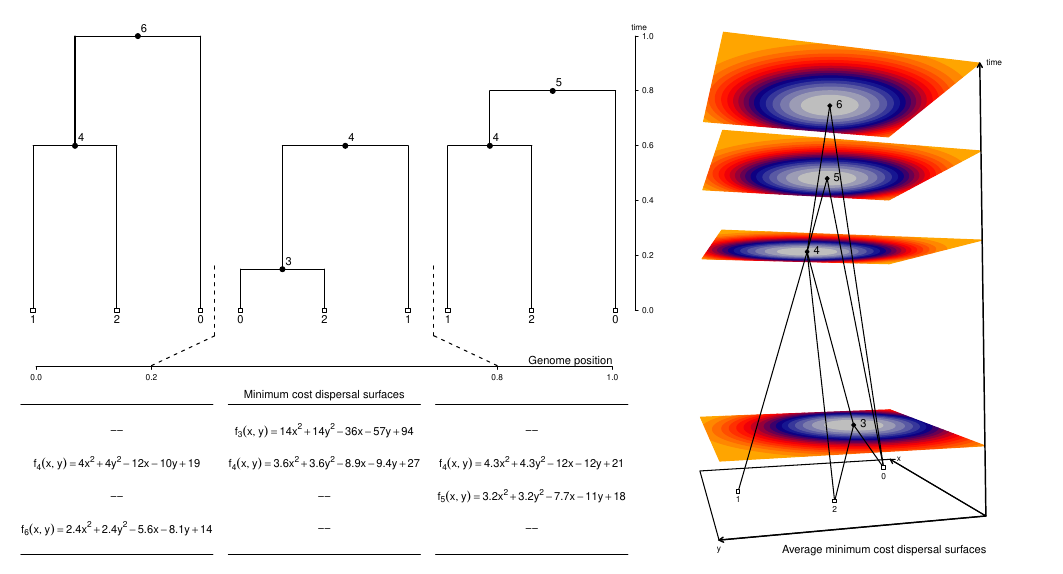

Write R code to recreate this figure.
library(sf)
library(stars)

stem.cost = function(node, x, y, parent, time, node_cost, stem_cost) {
    u = node + 1
    if (parent[u] == -1) return (stem_cost)
    b = time[parent[u]+1] - time[u]
    num_children = length(which(parent == node))
    if (num_children > 0)
    {
        p1 = node_cost[u, 1] / (b*node_cost[u, 1] + 1)
        p2 = node_cost[u, 2] / (b*node_cost[u, 2] + 1)
        p3 = node_cost[u, 3] / (b*node_cost[u, 1] + 1)
        p4 = node_cost[u, 4] / (b*node_cost[u, 2] + 1)
        p5 = node_cost[u, 5] - 
            ((node_cost[u, 3])^2 / (4*(node_cost[u, 1]+ 1/b))) -
            ((node_cost[u, 4])^2 / (4*(node_cost[u, 2]+ 1/b)))
    }
    else
    {
        p1 = 1 / b
        p2 = 1 / b
        p3 = -(2*x[u]) / b
        p4 = -(2*y[u]) / b
        p5 = (x[u]^2 + y[u]^2) / b
    }
    stem_cost[u,] = c(p1,p2,p3,p4,p5)
    return (stem_cost)
}

node.cost = function(node, x, y, parent, time, node_cost, stem_cost) {
    u = node + 1
    children = which(parent == node)
    num_children = length(children)
    if (num_children == 0) return (node_cost)
    node_cost[u,] = colSums(stem_cost[children,,drop=FALSE])
    return (node_cost)
}

final.cost = function(node, x, y, parent, time, node_cost, stem_cost,
    final_cost)
{
    u = node + 1
    if (parent[u] == -1) {
        final_cost[u,] = node_cost[u,]
        return (final_cost)
    }
    v = u
    u = parent[v] + 1
    b = time[u] - time[v]
    p = final_cost[u, ] - stem_cost[v, ]
    final_cost[v,1] = p[1] / (b*p[1]+1)
    final_cost[v,2] = p[2] / (b*p[2]+1)
    final_cost[v,3] = p[3] / (b*p[1]+1)
    final_cost[v,4] = p[4] / (b*p[2]+1)
    final_cost[v,5] = p[5] - 
            ((p[3])^2 / (4*(p[1]+ 1/b))) -
            ((p[4])^2 / (4*(p[2]+ 1/b)))
    final_cost[v,] = final_cost[v,] + node_cost[v,]
    return (final_cost)
}

mpr = function(x, y, parent, time, postorder, num_nodes) {
    node_cost = matrix(0, num_nodes, 5)
    stem_cost = matrix(0, num_nodes, 5)
    final_cost = matrix(0, num_nodes, 5)
    for (node in postorder)
    {
        node_cost = node.cost(node,x,y,parent,time,node_cost,stem_cost)
        stem_cost = stem.cost(node,x,y,parent,time,node_cost,stem_cost)
    }
    for (node in rev(postorder))
    {
        final_cost = final.cost(
            node,x,y,parent,time,node_cost,stem_cost,final_cost)
    }
    return (structure(final_cost, node_cost=node_cost, stem_cost=stem_cost))
}


plot.tree = function(parent, time, postorder, num_nodes, 
    xlim=c(1,3), ylim=c(0,1), ...)
{
    coords = matrix(NA, num_nodes, 2)
    plot.new()
    plot.window(xlim=xlim, ylim=ylim)
    t = 1
    for (node in postorder) {
        u = node + 1
        children = which(parent == node)
        if (length(children)) {
            x0 = mean(coords[children, 1])
            y0 = time[u]
            segments(coords[children[1], 1], y0,
                coords[children[2], 1], y0, ...)
            if (parent[u] != -1) {
                x1 = x0
                y1 = time[parent[u]+1]
                segments(x0,y0,x1,y1, ...)
            }
            coords[u,] = c(x0, y0)
        } else {
            x0 = t
            y0 = 0
            x1 = t
            y1 = time[parent[u]+1]
            segments(x0,y0,x1,y1, ...)
            coords[u,] = c(x0, y0)
            t = t + 1
        }
    }
    invisible(coords)
}

node.labels = function(nodes, coords, ...) {
    u = nodes + 1
    points(coords[u, 1], coords[u, 2], ...)
}

node.text = function(nodes, labels, coords, ...) {
    u = nodes + 1
    text(coords[u, 1], coords[u, 2], labels, ...)
}

# Example tree sequence:
#
#      [0, 20)                     [20, 80)                  [80, 100)
#
#    +----6----+
#    |         |                                           +----5----+
#    |         |                                           |         |
#    |     +---4---+              +---4---+                |     +---4---+
#    |     |       |              |       |                |     |       |
#    |     |       |           +--3--+    |                |     |       |  
#    |     |       |           |     |    |                |     |       |
#    0     1       2           0     2    1                0     1       2
#
#
# node_id    time
#  0          0
#  1          0
#  2          0
#  3          0.15
#  4          0.60
#  5          0.80
#  6          1.00
#


t1 = c(6,4,4,-1,6,-1,-1)
t2 = c(3,4,3,4,-1,-1,-1)
t3 = c(5,4,4,-1,5,-1,-1)
time = c(0,0,0,0.15,0.6,0.8,1.0)
x = c(0.5, 1.25, 2)
y = c(2.7, .41, 1.5)

s1 = mpr(x, y, t1, time, c(1,2,4,0,6), 7)
s2 = mpr(x, y, t2, time, c(0,2,3,1,4), 7)
s3 = mpr(x, y, t3, time, c(1,2,4,0,5), 7)
s4 = .2*s1[5,] + .6*s2[5,] + .2*s3[5,]


scoreq = function(x, y, fn) {
    fn[1]*x*x + fn[2]*y*y + fn[3]*x + fn[4]*y + fn[5]
}

minq = function(fn) {
    c(-fn[3]/(2*fn[1]), -fn[4]/(2*fn[2]))
}


vv = seq(0,3,.01)
v = (vv[-301] + vv[-1]) / 2


layout.mat = matrix(
c(1,2,3,4,4,
  8,8,8,4,4,
  5,6,7,4,4), ncol=5, byrow=TRUE
)

pdf(file="concept-fig.pdf", width=7.25, height=4.25, colormodel="cmyk")
#layout.show(layout(layout.mat, heights=c(1,.1,.6)))
layout(layout.mat, heights=c(1,.1,.6))

# local trees

par(mar=c(1,1,1,1), oma=c(1,1,1,1), xpd=NA, ps=9)
tc = plot.tree(t1, time, c(1,2,4,0,6), 7)
node.labels(c(4, 6), tc, pch=19, cex=1)
node.text(c(4, 6), c(4,6), tc, cex=1, adj=c(-.5,-.5))
node.labels(0:2, tc, pch=22, bg="white", cex=1)
node.text(0:2, 0:2, tc, cex=1, pos=1)

tc = plot.tree(t2, time, c(0,2,3,1,4), 7)
node.labels(c(3, 4), tc, pch=19, cex=1)
node.text(c(3, 4), c(3,4), tc, cex=1, adj=c(-.5,-.5))
node.labels(0:2, tc, pch=22, bg="white", cex=1)
node.text(0:2, 0:2, tc, cex=1, pos=1)

tc = plot.tree(t3, time, c(1,2,4,0,5), 7)
node.labels(c(4, 5), tc, pch=19, cex=1)
node.text(c(4, 5), c(4,5), tc, cex=1, adj=c(-.5,-.5))
node.labels(0:2, tc, pch=22, bg="white", cex=1)
node.text(0:2, 0:2, tc, cex=1, pos=1)
axis(4,las=1,line=1, tcl=-0.2, mgp=c(3,.5,0),cex.axis=1)
text(3,1,"time", adj=c(-1,-1),cex=1)

# cost surfaces

colpal = LSD::colorpalette("heat")
colpal = colorRampPalette(colpal[c(1:4)])(18)

par(mar=c(0,0,0,0))
z = outer(v, v, scoreq, fn=s2[4,])
pmat = persp(
    x=seq(0,3,.01),
    y=seq(0,3,.01),
    matrix(0.15,301,301),zlim=c(0,1),
    col="white"
    ,border=NA,box=FALSE,ticktype="detailed",expand=1.75,phi=-3,theta=75,r=2*sqrt(3),d=1,
    xlab="X", ylab="Y",zlab="Time"
)
cl = st_contour(st_as_stars(z))
for (i in length(cl[[4]]):1)
{
    cr = st_coordinates(cl[[4]][[i]])
    crs = split(as.data.frame(cr), cr[,4])
    for (j in 1:length(crs))
    {
        tr = trans3d(crs[[j]]$X/100, crs[[j]]$Y/100, 0.15, pmat)
        polygon(tr$x, tr$y, col=colpal[i],
            border=colpal[i])
    }
}
z = outer(v, v, scoreq, fn=s4)
cl = st_contour(st_as_stars(z))
for (i in length(cl[[4]]):1)
{
    cr = st_coordinates(cl[[4]][[i]])
    crs = split(as.data.frame(cr), cr[,4])
    for (j in 1:length(crs))
    {
        tr = trans3d(crs[[j]]$X/100, crs[[j]]$Y/100, 0.6, pmat)
        polygon(tr$x, tr$y, col=colpal[i],
            border=colpal[i])
    }
}
z = outer(v, v, scoreq, fn=s3[6,])
cl = st_contour(st_as_stars(z))
for (i in length(cl[[4]]):1)
{
    cr = st_coordinates(cl[[4]][[i]])
    crs = split(as.data.frame(cr), cr[,4])
    for (j in 1:length(crs))
    {
        tr = trans3d(crs[[j]]$X/100, crs[[j]]$Y/100, 0.8, pmat)
        polygon(tr$x, tr$y, col=colpal[i],
            border=colpal[i])
    }
}
z = outer(v, v, scoreq, fn=s1[7,])
cl = st_contour(st_as_stars(z))
for (i in length(cl[[4]]):1)
{
    cr = st_coordinates(cl[[4]][[i]])
    crs = split(as.data.frame(cr), cr[,4])
    for (j in 1:length(crs))
    {
        tr = trans3d(crs[[j]]$X/100, crs[[j]]$Y/100, 1, pmat)
        polygon(tr$x, tr$y, col=colpal[i],
            border=colpal[i])
    }
}

# ARG nodes

points(trans3d(minq(s2[4,])[1], minq(s2[4,])[2], 0.15, pmat),pch=19,cex=1)
text(
    trans3d(minq(s2[4,])[1], minq(s2[4,])[2], 0.15, pmat)$x,
    trans3d(minq(s2[4,])[1], minq(s2[4,])[2], 0.15, pmat)$y, 3, pos=4)
points(trans3d(minq(s4)[1], minq(s4)[2], .6, pmat),pch=19,cex=1)
text(
    trans3d(minq(s4)[1], minq(s4)[2], .6, pmat)$x,
    trans3d(minq(s4)[1], minq(s4)[2], .6, pmat)$y, 4, pos=4)
points(trans3d(minq(s3[6,])[1], minq(s3[6,])[2], 0.8, pmat),pch=19,cex=1)
text(
    trans3d(minq(s3[6,])[1], minq(s3[6,])[2], 0.8, pmat)$x,
    trans3d(minq(s3[6,])[1], minq(s3[6,])[2], 0.8, pmat)$y, 5, pos=4)
points(trans3d(minq(s1[7,])[1], minq(s1[7,])[2], 1, pmat),pch=19,cex=1)
text(
    trans3d(minq(s1[7,])[1], minq(s1[7,])[2], 1, pmat)$x,
    trans3d(minq(s1[7,])[1], minq(s1[7,])[2], 1, pmat)$y, 6, pos=4)

# ARG edges

segments(
    trans3d(minq(s1[7,])[1], minq(s1[7,])[2], 1, pmat)$x,
    trans3d(minq(s1[7,])[1], minq(s1[7,])[2], 1, pmat)$y,
    trans3d(minq(s4)[1], minq(s4)[2], .6, pmat)$x,
    trans3d(minq(s4)[1], minq(s4)[2], .6, pmat)$y
)
segments(
    trans3d(minq(s3[6,])[1], minq(s3[6,])[2], .8, pmat)$x,
    trans3d(minq(s3[6,])[1], minq(s3[6,])[2], .8, pmat)$y,
    trans3d(minq(s4)[1], minq(s4)[2], .6, pmat)$x,
    trans3d(minq(s4)[1], minq(s4)[2], .6, pmat)$y
)
segments(
    trans3d(minq(s4)[1], minq(s4)[2], .6, pmat)$x,
    trans3d(minq(s4)[1], minq(s4)[2], .6, pmat)$y,
    trans3d(minq(s2[4,])[1], minq(s2[4,])[2], .15, pmat)$x,
    trans3d(minq(s2[4,])[1], minq(s2[4,])[2], .15, pmat)$y
)
segments(
    trans3d(minq(s4)[1], minq(s4)[2], .6, pmat)$x,
    trans3d(minq(s4)[1], minq(s4)[2], .6, pmat)$y,
    trans3d(x[2], y[2], 0, pmat)$x,
    trans3d(x[2], y[2], 0, pmat)$y
)
segments(
    trans3d(minq(s4)[1], minq(s4)[2], .6, pmat)$x,
    trans3d(minq(s4)[1], minq(s4)[2], .6, pmat)$y,
    trans3d(x[3], y[3], 0, pmat)$x,
    trans3d(x[3], y[3], 0, pmat)$y
)
segments(
    trans3d(minq(s2[4,])[1], minq(s2[4,])[2], .15, pmat)$x,
    trans3d(minq(s2[4,])[1], minq(s2[4,])[2], .15, pmat)$y,
    trans3d(x[3], y[3], 0, pmat)$x,
    trans3d(x[3], y[3], 0, pmat)$y
)
segments(
    trans3d(minq(s2[4,])[1], minq(s2[4,])[2], .15, pmat)$x,
    trans3d(minq(s2[4,])[1], minq(s2[4,])[2], .15, pmat)$y,
    trans3d(x[1], y[1], 0, pmat)$x,
    trans3d(x[1], y[1], 0, pmat)$y
)
segments(
    trans3d(minq(s1[7,])[1], minq(s1[7,])[2], 1, pmat)$x,
    trans3d(minq(s1[7,])[1], minq(s1[7,])[2], 1, pmat)$y,
    trans3d(x[1], y[1], 0, pmat)$x,
    trans3d(x[1], y[1], 0, pmat)$y
)
segments(
    trans3d(minq(s3[6,])[1], minq(s3[6,])[2], .8, pmat)$x,
    trans3d(minq(s3[6,])[1], minq(s3[6,])[2], .8, pmat)$y,
    trans3d(x[1], y[1], 0, pmat)$x,
    trans3d(x[1], y[1], 0, pmat)$y
)

# present time slice

polygon(
    trans3d(c(0,0,3,3), c(0,3,3,0), c(0,0), pmat)$x,
    trans3d(c(0,0,3,3), c(0,3,3,0), c(0,0), pmat)$y)


points(trans3d(x, y, 0, pmat),pch=22, bg="white",cex=1)
text(
    trans3d(x, y, 0, pmat)$x,
    trans3d(x, y, 0, pmat)$y,
    0:2, pos=1, cex=1
)

# axes

# run x axis in from (3,3) to (0,3)
arrows(
    trans3d(3,3,0,pmat)$x,
    trans3d(3,3,0,pmat)$y,
    trans3d(0,3,0,pmat)$x,
    trans3d(0,3,0,pmat)$y, length=0.05,lwd=1.1
)
text(trans3d(0,3,0,pmat)$x,trans3d(0,3,0,pmat)$y, "x", pos=4, cex=1)
# run y axis in from (3,3) to (3,0)
arrows(
    trans3d(3,3,0,pmat)$x,
    trans3d(3,3,0,pmat)$y,
    trans3d(3,0,0,pmat)$x,
    trans3d(3,0,0,pmat)$y, length=0.05,lwd=1.4
)
text(trans3d(3,0,0,pmat)$x,trans3d(3,0,0,pmat)$y, "y", pos=1, cex=1)
arrows(
    trans3d(3,3,0,pmat)$x,
    trans3d(3,3,0,pmat)$y,
    trans3d(3,3,1,pmat)$x,
    trans3d(3,3,1,pmat)$y, length=0.05, lwd=1.4
)
text(trans3d(3,3,1,pmat)$x,trans3d(3,3,1,pmat)$y, "time", pos=4, cex=1)


text(trans3d(3,3,-0.08,pmat)$x,
    trans3d(3,3,-0.08,pmat)$y, 
"Average minimum cost dispersal surfaces", cex=1,xpd=NA, adj=c(1,0))

par(mar=c(2,0,2,0))

plot.new()
plot.window(xlim=c(0,1),ylim=c(0,1))

text(0.5, 0.5,
bquote(f[4](x,y) == .(format(s1[5,1],digits=2))*x^2 + 
                       .(format(s1[5,2],digits=2))*y^2 -
                       .(format(abs(s1[5,3]),digits=2))*x - 
                       .(format(abs(s1[5,4]),digits=2))*y + .(format(s1[5,5],digits=2))),
cex=1)

text(0.5, 0.0,
bquote(f[6](x,y) == .(format(s1[7,1],digits=2))*x^2 + 
                       .(format(s1[7,2],digits=2))*y^2 -
                       .(format(abs(s1[7,3]),digits=2))*x - 
                       .(format(abs(s1[7,4]),digits=2))*y + .(format(s1[7,5],digits=2))),
cex=1)

text(0.5, 0.25, "--")
text(0.5, 0.75, "--")

segments(0,0.95,1,0.95)
segments(0,-0.2,1,-0.2)


plot.new()
plot.window(xlim=c(0,1),ylim=c(0,1))

text(0.5, 0.75,
bquote(f[3](x,y) == .(format(s2[4,1],digits=2))*x^2 + 
                       .(format(s2[4,2],digits=2))*y^2 -
                       .(format(abs(s2[4,3]),digits=2))*x - 
                       .(format(abs(s2[4,4]),digits=2))*y + .(format(s2[4,5],digits=2))),
cex=1)

text(0.5, 0.5,
bquote(f[4](x,y) == .(format(s2[5,1],digits=2))*x^2 + 
                       .(format(s2[5,2],digits=2))*y^2 -
                       .(format(abs(s2[5,3]),digits=2))*x - 
                       .(format(abs(s2[5,4]),digits=2))*y + .(format(s2[5,5],digits=2))),
cex=1)

text(0.5, 0.25, "--")
text(0.5, 0.0, "--")

segments(0,0.95,1,0.95)
segments(0,-0.2,1,-0.2)

text(0.5,0.95,"Minimum cost dispersal surfaces",cex=1,adj=c(0.5,-0.8))


plot.new()
plot.window(xlim=c(0,1),ylim=c(0,1))

text(0.52, 0.5,
bquote(f[4](x,y) == .(format(s3[5,1],digits=2))*x^2 + 
                       .(format(s3[5,2],digits=2))*y^2 -
                       .(format(abs(s3[5,3]),digits=2))*x - 
                       .(format(abs(s3[5,4]),digits=2))*y + .(format(s3[5,5],digits=2))),
cex=1)

text(0.52, 0.25,
bquote(f[5](x,y) == .(format(s3[6,1],digits=2))*x^2 + 
                       .(format(s3[6,2],digits=2))*y^2 -
                       .(format(abs(s3[6,3]),digits=2))*x - 
                       .(format(abs(s3[6,4]),digits=2))*y + .(format(s3[6,5],digits=2))),
cex=1)

text(0.5, 0.75, "--")
text(0.5, 0.0, "--")

segments(0,0.95,1,0.95)
segments(0,-0.2,1,-0.2)

par(mar=c(0,0,0,0))
plot.new()
plot.window(xlim=c(0,1), ylim=c(0,1))

segments(0.2,0,0.31,1,lty=2)
segments(0.31,1,0.31,3.5,lty=2,xpd=NA)

segments(0.8,0,0.69,1,lty=2)
segments(0.69,1,0.69,3.5,lty=2,xpd=NA)

axis(1, at=c(0,0.2,0.8,1), tcl=-0.2, mgp=c(3,.25,0), cex.axis=1)
text(1,0,"Genome position",adj=c(1,-0.2),cex=1)

dev.off()
